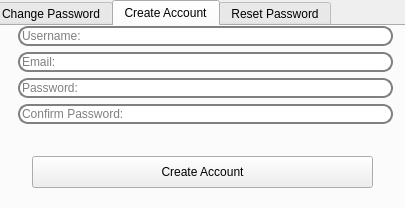
<?xml version="1.0" encoding="UTF-8"?>
<ui version="4.0">
 <class>resetWindow</class>
 <widget class="QWidget" name="resetWindow">
  <property name="geometry">
   <rect>
    <x>0</x>
    <y>0</y>
    <width>405</width>
    <height>208</height>
   </rect>
  </property>
  <property name="minimumSize">
   <size>
    <width>405</width>
    <height>208</height>
   </size>
  </property>
  <property name="maximumSize">
   <size>
    <width>405</width>
    <height>208</height>
   </size>
  </property>
  <property name="windowTitle">
   <string>Account Management</string>
  </property>
  <widget class="QTabWidget" name="resetOrCreateTab">
   <property name="geometry">
    <rect>
     <x>-10</x>
     <y>0</y>
     <width>421</width>
     <height>211</height>
    </rect>
   </property>
   <property name="currentIndex">
    <number>1</number>
   </property>
   <widget class="QWidget" name="gui_resetTab">
    <attribute name="title">
     <string>Change Password</string>
    </attribute>
    <widget class="QWidget" name="formLayoutWidget">
     <property name="geometry">
      <rect>
       <x>20</x>
       <y>0</y>
       <width>381</width>
       <height>121</height>
      </rect>
     </property>
     <layout class="QFormLayout" name="InputForm">
      <item row="0" column="1">
       <widget class="QLineEdit" name="gui_resetUsernameInput">
        <property name="sizePolicy">
         <sizepolicy hsizetype="Preferred" vsizetype="Fixed">
          <horstretch>0</horstretch>
          <verstretch>0</verstretch>
         </sizepolicy>
        </property>
        <property name="minimumSize">
         <size>
          <width>275</width>
          <height>0</height>
         </size>
        </property>
        <property name="styleSheet">
         <string notr="true">QLineEdit {
 border: 2px solid gray;
 border-radius: 10px;
 color: black;
 background-color: white
}

</string>
        </property>
        <property name="maxLength">
         <number>255</number>
        </property>
        <property name="placeholderText">
         <string>Username:</string>
        </property>
       </widget>
      </item>
      <item row="1" column="1">
       <widget class="QLineEdit" name="gui_resetEmailInput">
        <property name="sizePolicy">
         <sizepolicy hsizetype="Preferred" vsizetype="Fixed">
          <horstretch>0</horstretch>
          <verstretch>0</verstretch>
         </sizepolicy>
        </property>
        <property name="minimumSize">
         <size>
          <width>275</width>
          <height>0</height>
         </size>
        </property>
        <property name="styleSheet">
         <string notr="true">QLineEdit {
 border: 2px solid gray;
 border-radius: 10px;
 color: black;
 background-color: white
}

</string>
        </property>
        <property name="maxLength">
         <number>64</number>
        </property>
        <property name="echoMode">
         <enum>QLineEdit::Password</enum>
        </property>
        <property name="placeholderText">
         <string>New Password:</string>
        </property>
       </widget>
      </item>
      <item row="3" column="1">
       <widget class="QLineEdit" name="gui_resetPasswordInput">
        <property name="sizePolicy">
         <sizepolicy hsizetype="Preferred" vsizetype="Fixed">
          <horstretch>0</horstretch>
          <verstretch>0</verstretch>
         </sizepolicy>
        </property>
        <property name="minimumSize">
         <size>
          <width>275</width>
          <height>0</height>
         </size>
        </property>
        <property name="styleSheet">
         <string notr="true">QLineEdit {
 border: 2px solid gray;
 border-radius: 10px;
 color: black;
 background-color: white
}

</string>
        </property>
        <property name="maxLength">
         <number>64</number>
        </property>
        <property name="echoMode">
         <enum>QLineEdit::Password</enum>
        </property>
        <property name="placeholderText">
         <string>Original Password:</string>
        </property>
       </widget>
      </item>
      <item row="2" column="1">
       <widget class="QLineEdit" name="gui_resetConfirmInput">
        <property name="sizePolicy">
         <sizepolicy hsizetype="Preferred" vsizetype="Fixed">
          <horstretch>0</horstretch>
          <verstretch>0</verstretch>
         </sizepolicy>
        </property>
        <property name="minimumSize">
         <size>
          <width>275</width>
          <height>0</height>
         </size>
        </property>
        <property name="styleSheet">
         <string notr="true">QLineEdit {
 border: 2px solid gray;
 border-radius: 10px;
 color: black;
 background-color: white
}

</string>
        </property>
        <property name="maxLength">
         <number>64</number>
        </property>
        <property name="echoMode">
         <enum>QLineEdit::Password</enum>
        </property>
        <property name="placeholderText">
         <string>Confirm Password:</string>
        </property>
       </widget>
      </item>
     </layout>
    </widget>
    <widget class="QPushButton" name="gui_sendDetailsReset">
     <property name="geometry">
      <rect>
       <x>40</x>
       <y>130</y>
       <width>341</width>
       <height>32</height>
      </rect>
     </property>
     <property name="sizePolicy">
      <sizepolicy hsizetype="Preferred" vsizetype="Fixed">
       <horstretch>0</horstretch>
       <verstretch>0</verstretch>
      </sizepolicy>
     </property>
     <property name="text">
      <string>Change Password</string>
     </property>
    </widget>
    <widget class="QLabel" name="gui_resetWarningLabel">
     <property name="geometry">
      <rect>
       <x>50</x>
       <y>160</y>
       <width>321</width>
       <height>20</height>
      </rect>
     </property>
     <property name="text">
      <string/>
     </property>
     <property name="alignment">
      <set>Qt::AlignCenter</set>
     </property>
    </widget>
   </widget>
   <widget class="QWidget" name="gui_createAccountTab">
    <attribute name="title">
     <string>Create Account</string>
    </attribute>
    <widget class="QWidget" name="formLayoutWidget_2">
     <property name="geometry">
      <rect>
       <x>20</x>
       <y>0</y>
       <width>381</width>
       <height>121</height>
      </rect>
     </property>
     <layout class="QFormLayout" name="InputForm_2">
      <item row="0" column="1">
       <widget class="QLineEdit" name="gui_createUsernameInput">
        <property name="sizePolicy">
         <sizepolicy hsizetype="Preferred" vsizetype="Fixed">
          <horstretch>0</horstretch>
          <verstretch>0</verstretch>
         </sizepolicy>
        </property>
        <property name="minimumSize">
         <size>
          <width>275</width>
          <height>0</height>
         </size>
        </property>
        <property name="styleSheet">
         <string notr="true">QLineEdit {
 border: 2px solid gray;
 border-radius: 10px;
 color: black;
 background-color: white
}

</string>
        </property>
        <property name="maxLength">
         <number>255</number>
        </property>
        <property name="placeholderText">
         <string>Username:</string>
        </property>
       </widget>
      </item>
      <item row="1" column="1">
       <widget class="QLineEdit" name="gui_createEmailInput">
        <property name="sizePolicy">
         <sizepolicy hsizetype="Preferred" vsizetype="Fixed">
          <horstretch>0</horstretch>
          <verstretch>0</verstretch>
         </sizepolicy>
        </property>
        <property name="minimumSize">
         <size>
          <width>275</width>
          <height>0</height>
         </size>
        </property>
        <property name="styleSheet">
         <string notr="true">QLineEdit {
 border: 2px solid gray;
 border-radius: 10px;
 color: black;
 background-color: white
}

</string>
        </property>
        <property name="maxLength">
         <number>320</number>
        </property>
        <property name="placeholderText">
         <string>Email:</string>
        </property>
       </widget>
      </item>
      <item row="2" column="1">
       <widget class="QLineEdit" name="gui_createPasswordInput">
        <property name="sizePolicy">
         <sizepolicy hsizetype="Preferred" vsizetype="Fixed">
          <horstretch>0</horstretch>
          <verstretch>0</verstretch>
         </sizepolicy>
        </property>
        <property name="minimumSize">
         <size>
          <width>275</width>
          <height>0</height>
         </size>
        </property>
        <property name="styleSheet">
         <string notr="true">QLineEdit {
 border: 2px solid gray;
 border-radius: 10px;
 color: black;
 background-color: white
}

</string>
        </property>
        <property name="maxLength">
         <number>64</number>
        </property>
        <property name="echoMode">
         <enum>QLineEdit::Password</enum>
        </property>
        <property name="placeholderText">
         <string>Password:</string>
        </property>
       </widget>
      </item>
      <item row="3" column="1">
       <widget class="QLineEdit" name="gui_createConfirmInput">
        <property name="sizePolicy">
         <sizepolicy hsizetype="Preferred" vsizetype="Fixed">
          <horstretch>0</horstretch>
          <verstretch>0</verstretch>
         </sizepolicy>
        </property>
        <property name="minimumSize">
         <size>
          <width>275</width>
          <height>0</height>
         </size>
        </property>
        <property name="styleSheet">
         <string notr="true">QLineEdit {
 border: 2px solid gray;
 border-radius: 10px;
 color: black;
 background-color: white
}

</string>
        </property>
        <property name="maxLength">
         <number>64</number>
        </property>
        <property name="echoMode">
         <enum>QLineEdit::Password</enum>
        </property>
        <property name="placeholderText">
         <string>Confirm Password:</string>
        </property>
       </widget>
      </item>
     </layout>
    </widget>
    <widget class="QPushButton" name="gui_sendDetailsCreate">
     <property name="geometry">
      <rect>
       <x>40</x>
       <y>130</y>
       <width>341</width>
       <height>32</height>
      </rect>
     </property>
     <property name="sizePolicy">
      <sizepolicy hsizetype="Preferred" vsizetype="Fixed">
       <horstretch>0</horstretch>
       <verstretch>0</verstretch>
      </sizepolicy>
     </property>
     <property name="text">
      <string>Create Account</string>
     </property>
    </widget>
    <widget class="QLabel" name="gui_CreateWarningLabel">
     <property name="geometry">
      <rect>
       <x>50</x>
       <y>160</y>
       <width>321</width>
       <height>20</height>
      </rect>
     </property>
     <property name="text">
      <string/>
     </property>
     <property name="alignment">
      <set>Qt::AlignCenter</set>
     </property>
    </widget>
   </widget>
   <widget class="QWidget" name="gui_resetPassword">
    <property name="enabled">
     <bool>true</bool>
    </property>
    <attribute name="title">
     <string>Reset Password</string>
    </attribute>
    <widget class="QWidget" name="">
     <property name="geometry">
      <rect>
       <x>30</x>
       <y>10</y>
       <width>361</width>
       <height>141</height>
      </rect>
     </property>
     <layout class="QVBoxLayout" name="verticalLayout">
      <item>
       <widget class="QLabel" name="label">
        <property name="text">
         <string>Password resets are handled through our online site, please click below to change your password.</string>
        </property>
        <property name="wordWrap">
         <bool>true</bool>
        </property>
       </widget>
      </item>
      <item>
       <widget class="QToolButton" name="gui_resetResetPassword">
        <property name="sizePolicy">
         <sizepolicy hsizetype="Preferred" vsizetype="Preferred">
          <horstretch>0</horstretch>
          <verstretch>0</verstretch>
         </sizepolicy>
        </property>
        <property name="layoutDirection">
         <enum>Qt::LeftToRight</enum>
        </property>
        <property name="text">
         <string>Click Here to reset password:</string>
        </property>
       </widget>
      </item>
     </layout>
    </widget>
   </widget>
  </widget>
 </widget>
 <resources/>
 <connections/>
</ui>
